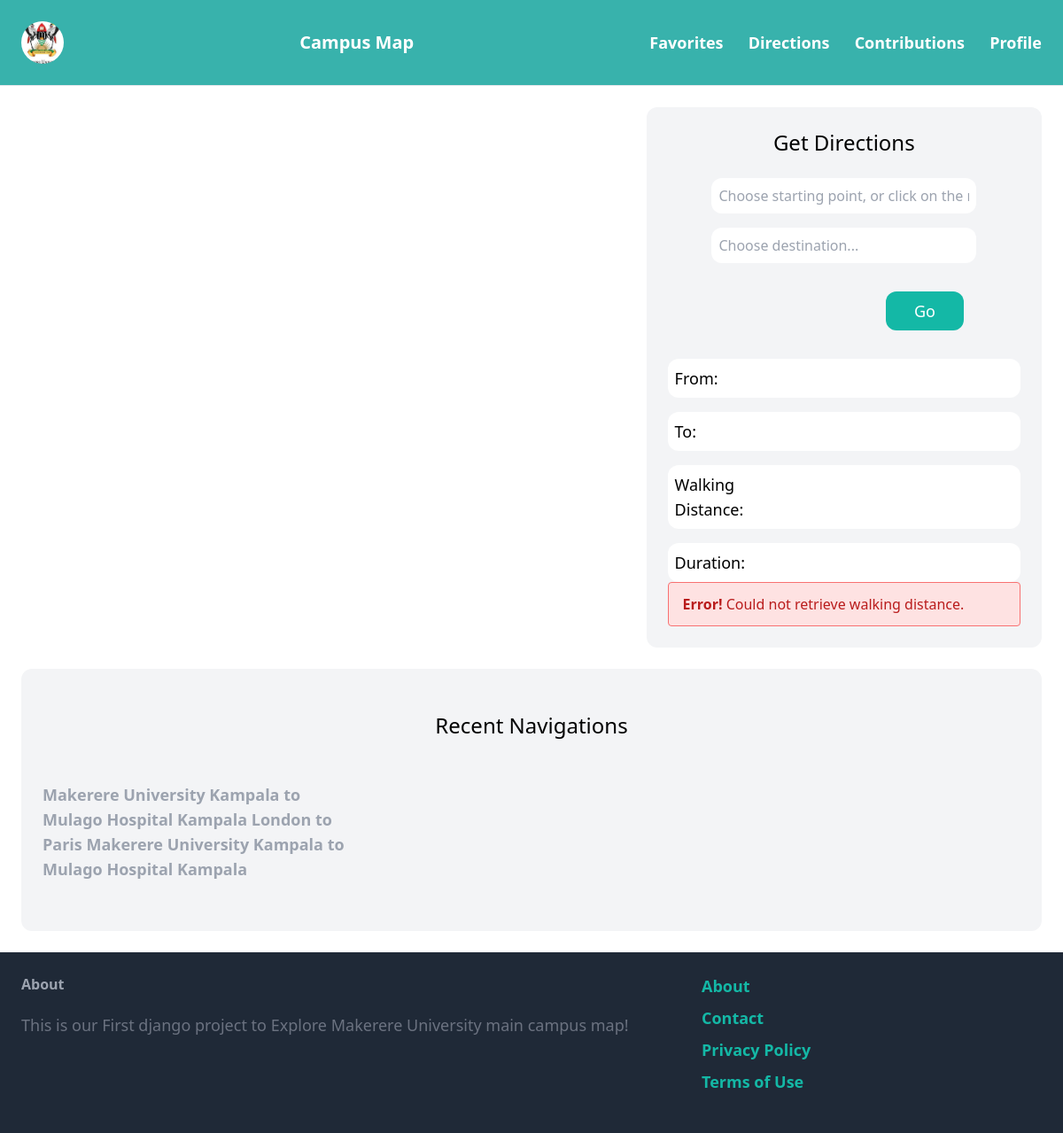
The page /directions/ (signed in) on the database its author committed.
### location/models.py (models this page shows, shortened)
class Navigation(models.Model):
    start = models.ForeignKey(Location, on_delete=models.CASCADE, related_name='start_navigations')
    destination = models.ForeignKey(Location, on_delete=models.CASCADE, related_name='destination_navigations')
    created_by = models.ForeignKey(User, related_name='navigations', on_delete=models.CASCADE)
    created_at = models.DateTimeField(auto_now_add=True)
    def __str__(self):
        return f'{self.start.name} to {self.destination.name}'

class Location(models.Model):
    name = models.CharField(max_length=255)
    category = models.ForeignKey(Category, default='Lecture Building', related_name='locations', on_delete=models.CASCADE)
    latitude = models.FloatField()
    longitude = models.FloatField()
    image = models.ImageField(upload_to='media', blank=True, null=True)
    created_by = models.ForeignKey(User, related_name='locations', on_delete=models.CASCADE)
    created_at = models.DateTimeField(auto_now_add=True)
    class Meta:
        ordering = ('name',)
        verbose_name_plural = 'Locations'

### core/views.py (the view)
# urls.py: path('directions/', directions, name='directions'),
def directions(request):
    navigation, heading = None, None
    map = folium.Map(
        location=[0.333566, 32.567469],
        zoom_start=17
    )
    map = map._repr_html_()
    location = get_object_or_404(Location, name="Main Building")
    if request.method == 'POST':
        form = NavigationForm(request.POST)
        if form.is_valid():
            source = form.cleaned_data['source']
            destination = form.cleaned_data['destination']
            geolocator = Nominatim(user_agent="my_geocoder")
            source_location = geolocator.geocode(source)
            destination_location = geolocator.geocode(destination)
            if source_location and destination_location:
                heading = f'Navigating from {source} to {destination}'
                navigation = [{
                    'source' : source,
                    'source_latitude' : source_location.latitude,
                    'source_longitude' : source_location.longitude,
                    'destination' : destination,
                    'destination_latitude' : destination_location.latitude,
                    'destination_longitude' : destination_location.longitude
                }]
                na_category, _ = Category.objects.get_or_create(name='Unspecified')
                start_location_obj, _ = Location.objects.get_or_create(name=source, defaults={
                    'category': na_category,
                    'latitude': source_location.latitude,
                    'longitude': source_location.longitude,
                    'created_by': request.user
                })
                end_location_obj, _ = Location.objects.get_or_create(name=destination, defaults={
                    'category': na_category,
                    'latitude': destination_location.latitude,
                    'longitude': destination_location.longitude,
                    'created_by': request.user
                })
                new_navigation = Navigation(
                    start=start_location_obj,
                    destination=end_location_obj,
                    created_by=request.user
                )
                new_navigation.save()
    else:
        form = NavigationForm()
    navigation_history = Navigation.objects.filter(created_by=request.user)
    return render(request, 'core/directions.html', {
        'location' : location,
        'logged_in' : request.user.is_authenticated,
        'navigation' : navigation,
        'heading' : heading,
        'form' : form,
        'navigation_history' : navigation_history
    })

### core/forms.py
class NavigationForm(forms.Form):
    source = forms.CharField(
        max_length=100,
        widget=forms.TextInput(attrs={
            'placeholder': 'Choose starting point, or click on the map...',
            'label' : '',
            'name' : 'source',
            'class' : "form-control w-3/4 p-2 mb-4 rounded-xl",
        })
    )
    destination = forms.CharField(
        max_length=100,
        widget=forms.TextInput(attrs={
            'placeholder': 'Choose destination...',
            'label' : '',
            'name' : 'destination',
            'class' : "form-control w-3/4 p-2 rounded-xl",
        })
    )

### core/templates/core/directions.html (shortened to what this page needs)
{% extends 'core/base.html' %}
{% block content %}
    <div class="grid grid-cols-5 gap-6 pt-6">
        <div class="col-span-3 min-h-[500px] rounded-xl" id="nav_map">
        </div>
        <div class="col-span-2 p-6 bg-gray-100 rounded-xl">
            <h2 class="mb-6 text-2xl text-center">Get Directions</h2>
            <div class="input-group text-center">
                <form action="." method="post">
                    {{ form.source }}
                    {{ form.destination }}
                    <br>
                    <div class="flex justify-end my-4 mx-16">
                        <button type="submit" class="py-2 px-8 my-4 text-lg bg-teal-500 hover:bg-teal-700 rounded-xl text-white" id="calculateRoute">Go</button>
                    </div>
                </form>
            </div>
            <div id="output">
                <div class="grid grid-cols-5 gap-4 items-center bg-white rounded-xl p-2 ">
                    <div class="col-span-2">
                        <p class="text-lg">From:</p>
                    </div>
                </div>
                <div class="grid grid-cols-5 gap-4 mt-4 items-center bg-white rounded-xl p-2 ">
                    <div class="col-span-2">
                        <p class="text-lg">To:</p>
                    </div>
                </div>
                <div class="grid grid-cols-5 gap-4 mt-4 items-center bg-white rounded-xl p-2 ">
                    <div class="col-span-2">
                        <p class="text-lg">Walking Distance:</p>
                    </div>
                </div>
                <div class="grid grid-cols-5 gap-4 mt-4 items-center bg-white rounded-xl p-2 ">
                    <div class="col-span-2">
                        <p class="text-lg">Duration:</p>
                    </div>
                </div>
            </div>
            <div id="error" class="bg-red-100 border border-red-400 text-red-700 px-4 py-3 rounded relative" role="alert">
                <strong class="font-bold">Error!</strong>
                <span class="block sm:inline">Could not retrieve walking distance.</span>
            </div>
        </div>
    </div>
    {% if logged_in and navigation_history %}
    <div class="mt-6 px-6 py-12 bg-gray-100 rounded-xl">
        <h2 class="mb-12 text-2xl text-center">Recent Navigations</h2>
        <div class="grid grid-cols-3 gap-3">
            <h3 class="mb-2 font-semibold text-gray-400">
                {% for navigation_route in navigation_history %}
                <a href="#" class="text-lg hover:text-teal-700">
                    {{navigation_route}}
                </a>
                {% endfor %}
            </h3>
        </div>
    </div>
    {% endif %}
{% endblock content %}

### rows shown on the page
Navigation: start+destination "Makerere University Kampala to Mulago Hospital Kampala"
Navigation: start+destination "London to Paris"
Navigation: start+destination "Makerere University Kampala to Mulago Hospital Kampala"
